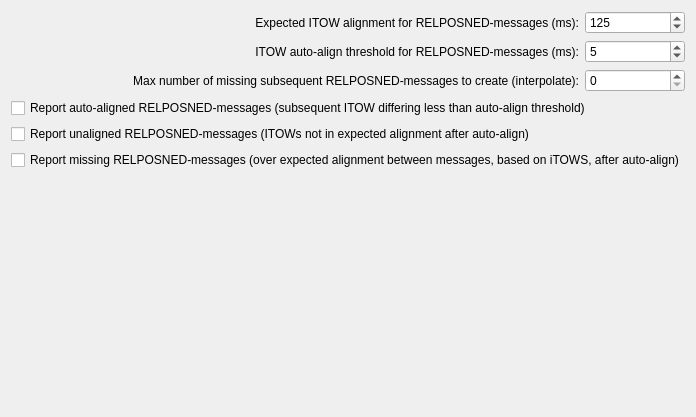
             <widget class="QWidget" name="tab_Settings_Generic">
              <property name="autoFillBackground">
               <bool>true</bool>
              </property>
              <attribute name="title">
               <string>Generic</string>
              </attribute>
              <layout class="QVBoxLayout" name="verticalLayout_12">
               <item>
                <layout class="QGridLayout" name="gridLayout_8">
                 <item row="0" column="0">
                  <widget class="QLabel" name="label_ExpectedITOWAlignment">
                   <property name="text">
                    <string>Expected ITOW alignment for RELPOSNED-messages (ms):</string>
                   </property>
                   <property name="alignment">
                    <set>Qt::AlignRight|Qt::AlignTrailing|Qt::AlignVCenter</set>
                   </property>
                  </widget>
                 </item>
                 <item row="0" column="1">
                  <widget class="QSpinBox" name="spinBox_ExpectedITOWAlignment">
                   <property name="maximumSize">
                    <size>
                     <width>100</width>
                     <height>16777215</height>
                    </size>
                   </property>
                   <property name="toolTip">
                    <string>&lt;html&gt;&lt;head/&gt;&lt;body&gt;&lt;p&gt;How long time is expected to elapse between RELPOSNED-messages (ms). Default: 125 ms (8 Hz)&lt;/p&gt;&lt;p&gt;Expected alignment starts from a value 0 (so that iTOW should always be divisible by this (which is expected behaviour of ublox-devices, but not always true)).&lt;/p&gt;&lt;/body&gt;&lt;/html&gt;</string>
                   </property>
                   <property name="minimum">
                    <number>10</number>
                   </property>
                   <property name="maximum">
                    <number>10000</number>
                   </property>
                   <property name="value">
                    <number>125</number>
                   </property>
                  </widget>
                 </item>
                 <item row="1" column="0">
                  <widget class="QLabel" name="label_AutoAlignITOWThreshold">
                   <property name="text">
                    <string>ITOW auto-align threshold for RELPOSNED-messages (ms):</string>
                   </property>
                   <property name="alignment">
                    <set>Qt::AlignRight|Qt::AlignTrailing|Qt::AlignVCenter</set>
                   </property>
                  </widget>
                 </item>
                 <item row="1" column="1">
                  <widget class="QSpinBox" name="spinBox_ITOWAutoAlignThreshold">
                   <property name="maximumSize">
                    <size>
                     <width>100</width>
                     <height>16777215</height>
                    </size>
                   </property>
                   <property name="toolTip">
                    <string>&lt;html&gt;&lt;head/&gt;&lt;body&gt;&lt;p&gt;How much can iTOW differ from expected nearest aligned value to &amp;quot;snap&amp;quot; to it. Default: 5&lt;/p&gt;&lt;/body&gt;&lt;/html&gt;</string>
                   </property>
                   <property name="minimum">
                    <number>0</number>
                   </property>
                   <property name="maximum">
                    <number>1000</number>
                   </property>
                   <property name="value">
                    <number>5</number>
                   </property>
                  </widget>
                 </item>
                 <item row="2" column="0">
                  <widget class="QLabel" name="label_MissingITOWInterpolationMaxCount">
                   <property name="text">
                    <string>Max number of missing subsequent RELPOSNED-messages to create (interpolate):</string>
                   </property>
                   <property name="alignment">
                    <set>Qt::AlignRight|Qt::AlignTrailing|Qt::AlignVCenter</set>
                   </property>
                  </widget>
                 </item>
                 <item row="2" column="1">
                  <widget class="QSpinBox" name="spinBox_MissingITOWInterpolationMaxCount">
                   <property name="maximumSize">
                    <size>
                     <width>100</width>
                     <height>16777215</height>
                    </size>
                   </property>
                   <property name="toolTip">
                    <string>&lt;html&gt;&lt;head/&gt;&lt;body&gt;&lt;p&gt;How much can iTOW differ from expected nearest aligned value to &amp;quot;snap&amp;quot; to it. Default: 5&lt;/p&gt;&lt;/body&gt;&lt;/html&gt;</string>
                   </property>
                   <property name="minimum">
                    <number>0</number>
                   </property>
                   <property name="maximum">
                    <number>10</number>
                   </property>
                   <property name="value">
                    <number>0</number>
                   </property>
                  </widget>
                 </item>
                </layout>
               </item>
               <item>
                <widget class="QCheckBox" name="checkBox_ReportITOWAutoAlign">
                 <property name="text">
                  <string>Report auto-aligned RELPOSNED-messages (subsequent ITOW differing less than auto-align threshold)</string>
                 </property>
                 <property name="checked">
                  <bool>false</bool>
                 </property>
                </widget>
               </item>
               <item>
                <widget class="QCheckBox" name="checkBox_ReportUnalignedITOWS">
                 <property name="text">
                  <string>Report unaligned RELPOSNED-messages (ITOWs not in expected alignment after auto-align)</string>
                 </property>
                 <property name="checked">
                  <bool>false</bool>
                 </property>
                </widget>
               </item>
               <item>
                <widget class="QCheckBox" name="checkBox_ReportMissingITOWs">
                 <property name="text">
                  <string>Report missing RELPOSNED-messages (over expected alignment between messages, based on iTOWS, after auto-align)</string>
                 </property>
                 <property name="checked">
                  <bool>false</bool>
                 </property>
                </widget>
               </item>
               <item>
                <spacer name="verticalSpacer_Settings_Generic_Bottom">
                 <property name="orientation">
                  <enum>Qt::Vertical</enum>
                 </property>
                 <property name="sizeHint" stdset="0">
                  <size>
                   <width>20</width>
                   <height>236</height>
                  </size>
                 </property>
                </spacer>
               </item>
              </layout>
             </widget>
